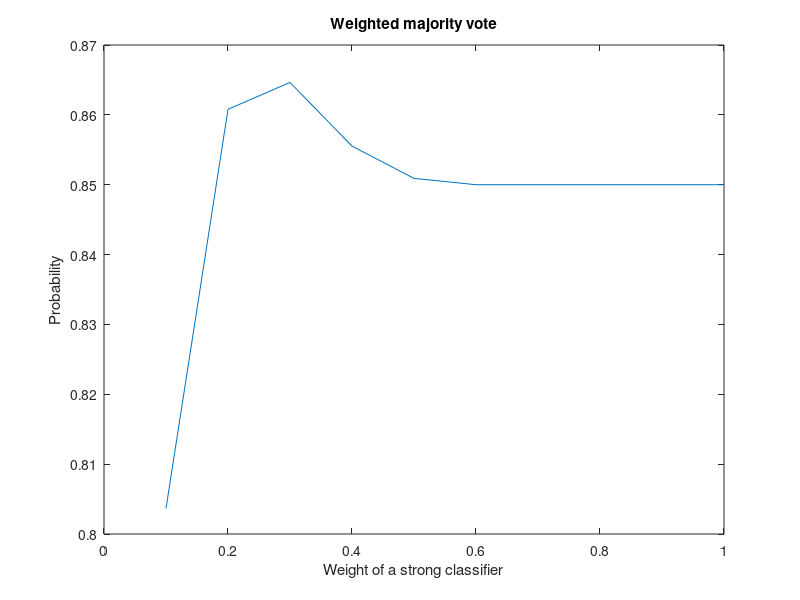
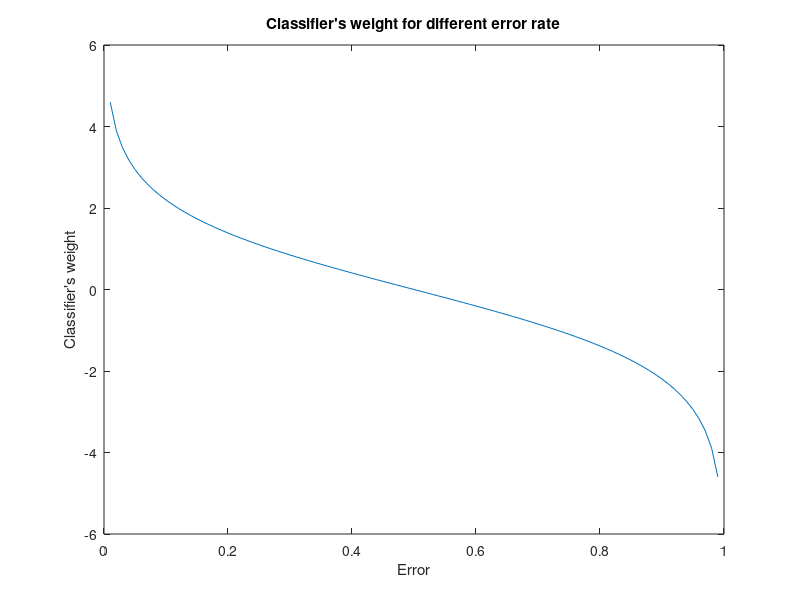

MATLAB code for these plots, in order:
c=10;
p=0.6;
p2=0.85;

% 3.a) 

function out=majority_vote(c,p,p2)
  out = 0;
  #cases when strong classifier predicted correct
  for i = (floor(c/2)):c
    coeff = nchoosek(c,i);
    out = out + (coeff*power(p,i)*power((1-p),(c-i))*p2);
  end
  #cases when strong classifier predicted wrong 
  for i = (floor(c/2)+1):c
    coeff = nchoosek(c,i);
    out = out + (coeff*power(p,i)*power((1-p),(c-i))*(1-p2));
  end
end

majority_vote(c,p,p2)

% 3.b)

function out=weighted_majority_vote(c,p,p2,w1)
  #######    1.)for the case when strong classifier is always right
  
  #w1 is the weight of strong classifier
  #w2 is the weight of each of the weak classifiers
  w2=(1-w1)/c; # 1-weight_strong_clf divided by 10 (number of weak clf), so each weak clf has the same weight
  the_rest=1-w1 ; # this is how much is left when we subtract the weight of str.clf.; when it is below 0.5 it means we have majority
  count=0;
  #to get a majority of weight, we need to have sum of weights over 0.5
  while (the_rest>0.5)
    the_rest=the_rest-w2;
    #count will represent the min. amount of weak classifiers we need (together with the strong clf.) to have a majority
    count=count+1;
  endwhile
  # out is Pr_maj
  out = 0;
  for i = count:c
    coeff = nchoosek(c,i);
    out = out + (coeff*power(p,i)*power((1-p),(c-i))*p2);
  end
  
  ###### 2.) for case when strong class.predicts wrong
  
  rest=1;
  # count2 will be the minimum amount of weak classifiers we need to have a majority ( strong clf.predicted wrong)
  count2=0;
  # just a flag_var for easier computing after
  flag = 0;
  # now we subtract from 1 (rest) weigths of each week classifier to see how many of them we need to obtain the majority
  while (rest>0.5)
    rest=rest-w2;
    # count2 same as count, minimum amount of weak classifiers
    count2=count2+1;
    # this case below means that there is no possibility for majority vote for correct decision when strong classifier predicts wrong ( no combinations 
    # so Pr = 0) 
    if((count2==c) && (rest>=0.5))  #all weak classifiers are correct, but their weights are still lower or equal to 0.5 
      flag = 1;
      break
    end
  endwhile
  
  if (flag==1) # no combinations, no probability
    out=out+0;
  end 
  if (flag==0) #majority of weak classifiers accomplished 
    for i = count2:c
    coeff = nchoosek(c,i);
    out = out + (coeff*power(p,i)*power((1-p),(c-i))*(1-p2));
    end
  end    
end

# assigning weights from 0.1 to 1 for strong classifier
x = 0.1 : 0.1 : 1;
pr=[];
for i= 1:length(x)
  pr = [pr,weighted_majority_vote(c,p,p2,x(i))];
endfor
figure(1)
plot(x,pr)
title("Weighted majority vote")
xlabel("Weight of a strong classifier")
ylabel("Probability")

% 3.d)

error = 0 : 0.01 : 1;
weights=[];
for i=1:length(error)
  weights= [weights, log((1-error(i))/error(i))];
endfor
figure(2)
plot(error,weights)
title("Classifier's weight for different error rate")
xlabel("Error")
ylabel("Classifier's weight")